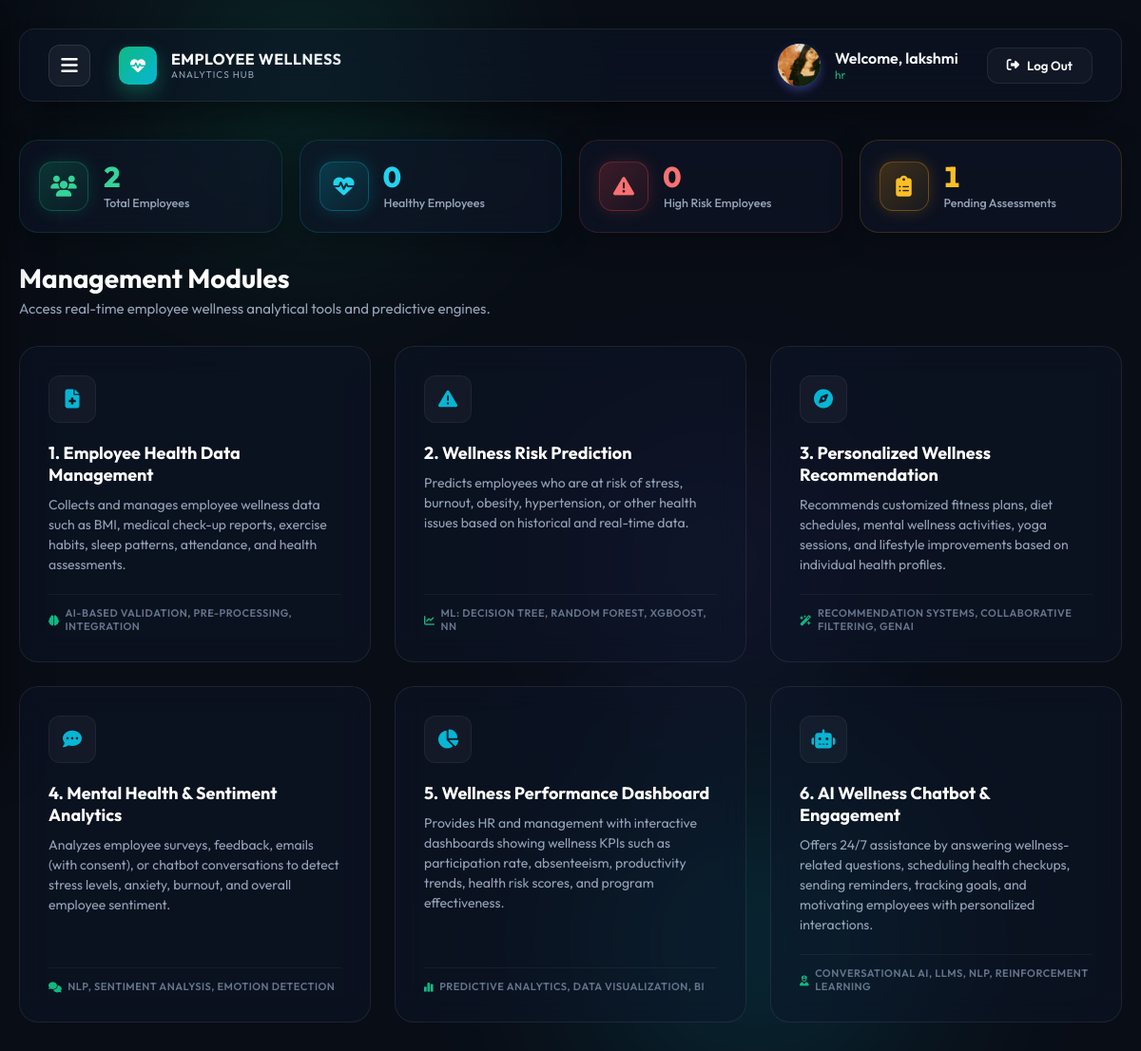
/dashboard (signed in), run on the app's committed database.
### tables this page shows
CREATE TABLE users (
            id INTEGER PRIMARY KEY AUTOINCREMENT,
            username TEXT UNIQUE NOT NULL,
            email TEXT NOT NULL,
            password_hash TEXT NOT NULL,
            failed_attempts INTEGER DEFAULT 0,
            locked_until TIMESTAMP DEFAULT NULL,
            job_role TEXT DEFAULT 'Employee',
            profile_photo TEXT DEFAULT NULL,
            full_name TEXT DEFAULT NULL,
            employee_id TEXT DEFAULT NULL,
            mobile_number TEXT DEFAULT NULL,
            gender TEXT DEFAULT NULL,
            dob TEXT DEFAULT NULL,
            department TEXT DEFAULT 'Engineering',
            designation TEXT DEFAULT 'Staff',
            two_factor_enabled INTEGER DEFAULT 0,
            created_at TIMESTAMP DEFAULT CURRENT_TIMESTAMP
        , last_active TIMESTAMP DEFAULT NULL, login_time TIMESTAMP DEFAULT NULL, logout_time TIMESTAMP DEFAULT NULL);

### app.py (the view)
@app.route('/dashboard')
def dashboard():
    if 'username' not in session:
        return redirect(url_for('index'))
    user = database.get_user_by_username(session['username'])
    if user and (user['job_role'] == 'admin' or user['username'] == 'admin'):
        return redirect(url_for('admin_portal'))
    designation = user['designation'] if (user and user['designation']) else 'Staff'
    return render_template('dashboard.html', username=session['username'], profile_photo=user['profile_photo'] if user else None, designation=designation)

### app.py (called while the page is built)
@app.before_request
def update_last_active_time():
    if request.path.startswith('/static'):
        return
    if 'username' in session:
        user = database.get_user_by_username(session['username'])
        if user:
            database.update_last_active(user['id'])

### database.py (called while the page is built, shortened)
def get_db_connection():
    conn = sqlite3.connect(DB_FILE)
    conn.row_factory = sqlite3.Row
    return conn

def get_user_by_username(username):
    conn = get_db_connection()
    cursor = conn.cursor()
    cursor.execute('SELECT * FROM users WHERE username = ?', (username,))
    user = cursor.fetchone()
    conn.close()
    return user

def update_last_active(user_id):
    conn = get_db_connection()
    cursor = conn.cursor()
    try:
        cursor.execute('UPDATE users SET last_active = CURRENT_TIMESTAMP WHERE id = ?', (user_id,))
        cursor.execute('UPDATE login_logs SET last_active_time = CURRENT_TIMESTAMP WHERE user_id = ? AND logout_time IS NULL AND status = "SUCCESS"', (user_id,))
        conn.commit()
    except sqlite3.Error as e:
        print(f"Error updating last active: {e}")
    finally:
        conn.close()

### templates/dashboard.html (shortened to what this page needs)
<!DOCTYPE html>
<html lang="en">
<head>
    <link rel="stylesheet" href="https://cdnjs.cloudflare.com/ajax/libs/font-awesome/6.4.0/css/all.min.css">
    <link rel="stylesheet" href="{{ url_for('static', filename='css/style.css') }}">
</head>
<body id="dashboard-view">
    <div class="bg-bubbles">
        <div class="bubble bubble-1"></div>
        <div class="bubble bubble-2"></div>
        <div class="bubble bubble-3"></div>
    </div>
    <div class="dashboard-wrapper">
        <header class="dash-header glass-card" style="padding: 15px 30px; border-radius: 16px;">
            <div class="user-profile">
                <button class="btn-hamburger" id="btn-sidebar-toggle">
                    <i class="fas fa-bars"></i>
                </button>
                <div class="logo-icon" style="width: 40px; height: 40px; font-size: 16px; margin-bottom: 0; border-radius: 10px;">
                    <i class="fas fa-heartbeat"></i>
                </div>
                <div class="user-info">
                    <h1 class="project-title" style="font-size: 16px; margin-bottom: 0;">Employee Wellness</h1>
                    <p class="project-subtitle" style="font-size: 10px; letter-spacing: 1px;">Analytics Hub</p>
                </div>
            </div>
            <div class="user-profile">
                <div class="avatar" style="overflow: hidden; padding: 0; display: flex; align-items: center; justify-content: center;">
                    {% if profile_photo %}
                        <img src="{{ profile_photo }}" alt="Profile" style="width: 100%; height: 100%; object-fit: cover;">
                    {% else %}
                        {{ username[0].upper() if username else 'U' }}
                    {% endif %}
                </div>
                <div class="user-info" style="text-align: left; margin-right: 15px;">
                    <h4>Welcome, {{ username }}</h4>
                    <p style="color: var(--primary);">{{ designation }}</p>
                </div>
                <button id="btn-logout" class="btn-logout">
                    <i class="fas fa-sign-out-alt"></i>
                    <span>Log Out</span>
                </button>
            </div>
        </header>
        <div class="summary-cards-grid" id="summary-cards-grid">
            <div class="stat-card stat-total">
                <div class="stat-icon-orb">
                    <i class="fas fa-users"></i>
                </div>
                <div class="stat-text">
                    <div class="stat-count loading" id="stat-total"></div>
                    <div class="stat-label">Total Employees</div>
                </div>
            </div>
            <div class="stat-card stat-healthy">
                <div class="stat-icon-orb">
                    <i class="fas fa-heart-pulse"></i>
                </div>
                <div class="stat-text">
                    <div class="stat-count loading" id="stat-healthy"></div>
                    <div class="stat-label">Healthy Employees</div>
                </div>
            </div>
            <div class="stat-card stat-risk">
                <div class="stat-icon-orb">
                    <i class="fas fa-triangle-exclamation"></i>
                </div>
                <div class="stat-text">
                    <div class="stat-count loading" id="stat-risk"></div>
                    <div class="stat-label">High Risk Employees</div>
                </div>
            </div>
            <div class="stat-card stat-pending">
                <div class="stat-icon-orb">
                    <i class="fas fa-clipboard-list"></i>
                </div>
                <div class="stat-text">
                    <div class="stat-count loading" id="stat-pending"></div>
                    <div class="stat-label">Pending Assessments</div>
                </div>
            </div>
        </div>
        <div style="margin-bottom: 30px; text-align: left;">
            <h2 style="font-size: 28px; font-weight: 700; background: linear-gradient(135deg, #ffffff 40%, #94a3b8 100%); -webkit-background-clip: text; -webkit-text-fill-color: transparent;">Management Modules</h2>
            <p style="color: var(--text-secondary); font-size: 15px; margin-top: 5px;">Access real-time employee wellness analytical tools and predictive engines.</p>
        </div>
        <div class="modules-grid">
            <div class="module-card" onclick="window.location.href='/health-data'" style="cursor: pointer;">
                <div class="module-icon-box">
                    <i class="fas fa-file-medical"></i>
                </div>
                <h3 class="module-title">1. Employee Health Data Management</h3>
                <p class="module-desc">Collects and manages employee wellness data such as BMI, medical check-up reports, exercise habits, sleep patterns, attendance, and health assessments.</p>
                <div class="tech-tag">
                    <i class="fas fa-brain"></i>
                    <span>AI-based validation, pre-processing, integration</span>
                </div>
            </div>
            <div class="module-card" onclick="window.location.href='/risk-prediction'" style="cursor: pointer;">
                <div class="module-icon-box">
                    <i class="fas fa-triangle-exclamation"></i>
                </div>
                <h3 class="module-title">2. Wellness Risk Prediction</h3>
                <p class="module-desc">Predicts employees who are at risk of stress, burnout, obesity, hypertension, or other health issues based on historical and real-time data.</p>
                <div class="tech-tag">
                    <i class="fas fa-chart-line"></i>
                    <span>ML: Decision Tree, Random Forest, XGBoost, NN</span>
                </div>
            </div>
            <div class="module-card" onclick="window.location.href='/recommendations'" style="cursor: pointer;">
                <div class="module-icon-box">
                    <i class="fas fa-compass"></i>
                </div>
                <h3 class="module-title">3. Personalized Wellness Recommendation</h3>
                <p class="module-desc">Recommends customized fitness plans, diet schedules, mental wellness activities, yoga sessions, and lifestyle improvements based on individual health profiles.</p>
                <div class="tech-tag">
                    <i class="fas fa-wand-magic-sparkles"></i>
                    <span>Recommendation Systems, Collaborative Filtering, GenAI</span>
                </div>
            </div>
            <div class="module-card" onclick="window.location.href='/sentiment-analytics'" style="cursor: pointer;">
                <div class="module-icon-box">
                    <i class="fas fa-comment-dots"></i>
                </div>
                <h3 class="module-title">4. Mental Health & Sentiment Analytics</h3>
                <p class="module-desc">Analyzes employee surveys, feedback, emails (with consent), or chatbot conversations to detect stress levels, anxiety, burnout, and overall employee sentiment.</p>
                <div class="tech-tag">
                    <i class="fas fa-comments"></i>
                    <span>NLP, Sentiment Analysis, Emotion Detection</span>
                </div>
            </div>
            <div class="module-card" onclick="window.location.href='/wellness-performance'" style="cursor: pointer;">
                <div class="module-icon-box">
                    <i class="fas fa-chart-pie"></i>
                </div>
                <h3 class="module-title">5. Wellness Performance Dashboard</h3>
                <p class="module-desc">Provides HR and management with interactive dashboards showing wellness KPIs such as participation rate, absenteeism, productivity trends, health risk scores, and program effectiveness.</p>
                <div class="tech-tag">
                    <i class="fas fa-chart-simple"></i>
                    <span>Predictive Analytics, Data Visualization, BI</span>
                </div>
            </div>
            <div class="module-card" onclick="window.location.href='/ai-chatbot'" style="cursor: pointer;">
                <div class="module-icon-box">
                    <i class="fas fa-robot"></i>
                </div>
                <h3 class="module-title">6. AI Wellness Chatbot & Engagement</h3>
                <p class="module-desc">Offers 24/7 assistance by answering wellness-related questions, scheduling health checkups, sending reminders, tracking goals, and motivating employees with personalized interactions.</p>
                <div class="tech-tag">
                    <i class="fas fa-user-nurse"></i>
                    <span>Conversational AI, LLMs, NLP, Reinforcement Learning</span>
                </div>
            </div>
        </div>
    </div>
</body>
</html>

### data on the page
users: profile_photo (picture), username "lakshmi", designation "hr"
